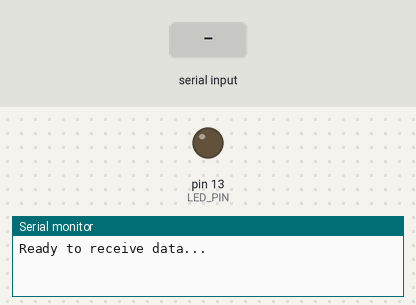
The sketch below on a simulated Arduino Uno, built with avr-gcc and run on an emulated ATmega328P. Shown: output pins drawn as LEDs (lit = HIGH), the last lines printed to the serial monitor. The test bench sets the inputs (shaded band).

Above: at 1.2 s.
1.3 s: "90,45,200\n" received over Serial
At 2.5 s:
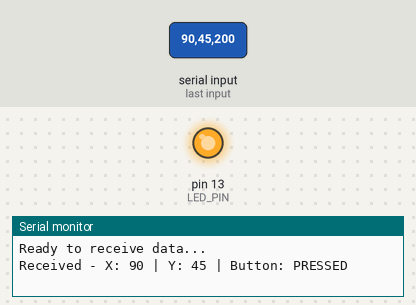
2.8 s: "90,45\n" received over Serial
At 3.7 s:
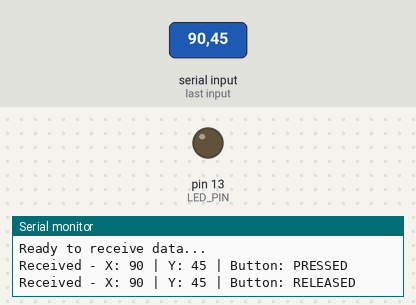
Timing chart, 0 to 5.8 s (numbered marks = the images above; inputs shaded):
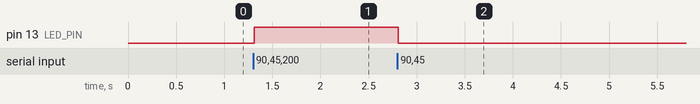

The sketch:

Joystick_stimulate.ino
```cpp
const int LED_PIN = 13;  // 内置LED用于显示按钮状态

void setup() {
  Serial.begin(9600);
  pinMode(LED_PIN, OUTPUT);
  while (!Serial);  // 等待串口连接
    Serial.println("Ready to receive data...");
}

void loop() {
  if (Serial.available() > 0) {
    String data = Serial.readStringUntil('\n');

    // 解析数据
    int x = 0, y = 0, button = 0;
    sscanf(data.c_str(), "%d,%d,%d", &x, &y, &button);

    // 显示数据
    Serial.print("Received - ");
    Serial.print("X: ");
    Serial.print(x);
    Serial.print(" | Y: ");
    Serial.print(y);
    Serial.print(" | Button: ");
    Serial.println(button ? "PRESSED" : "RELEASED");

    // 控制LED显示按钮状态
    digitalWrite(LED_PIN, button ? HIGH : LOW);
  }
}
```

Measured:
- after the input at 1.3 s, pin 13 (LED_PIN): LOW → HIGH at once
- after the input at 2.8 s, pin 13 (LED_PIN): HIGH → LOW at once
